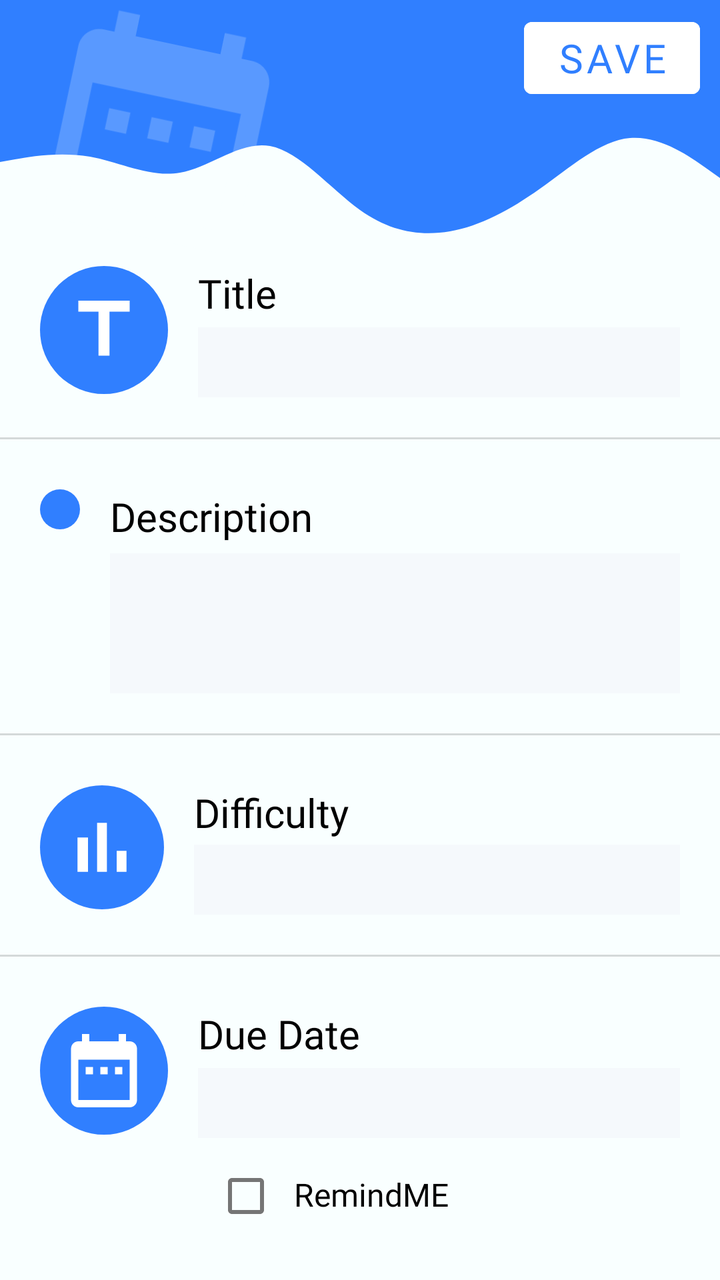
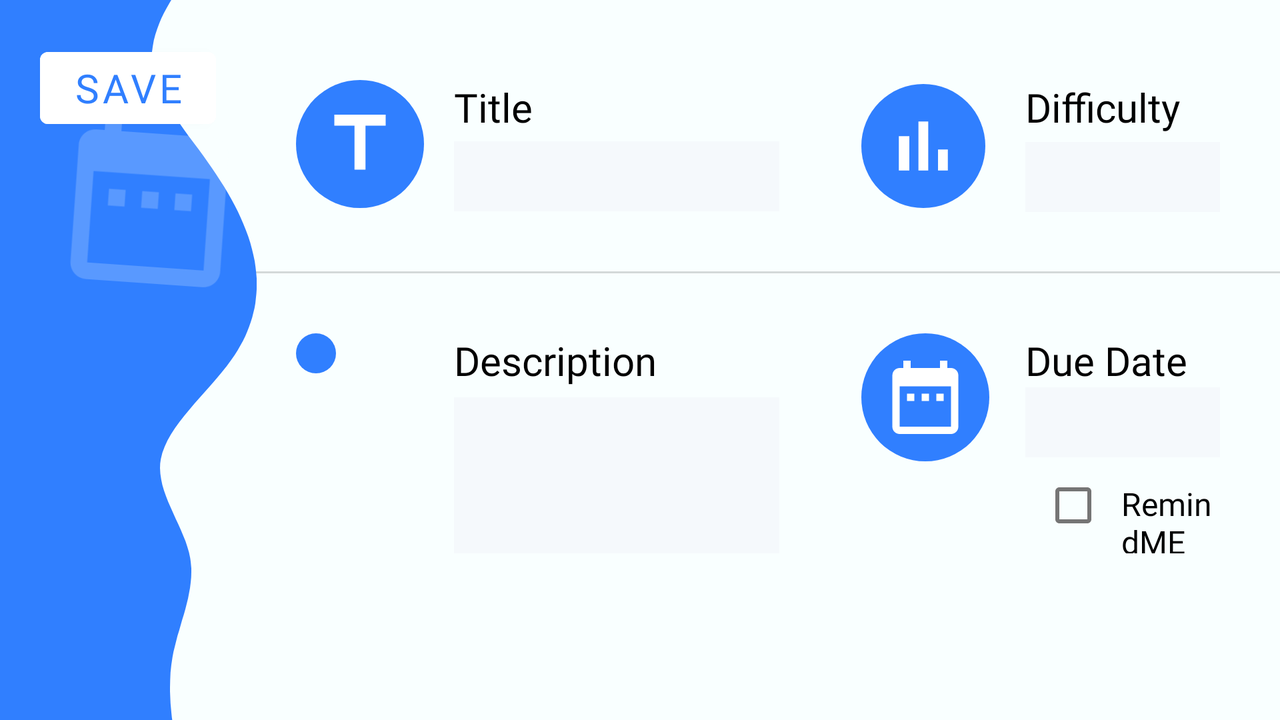

The same Android screen from two of the app's own layout files: first res/layout/ as a phone draws it, then the repository's variant for another configuration, drawn on a device whose configuration selects that folder. Both files follow.
<!-- AndroidManifest.xml: application theme Theme.AndroidRoomSample -->
<!-- res/layout/fragment_add_content.xml -->
<?xml version="1.0" encoding="utf-8"?>
<androidx.constraintlayout.widget.ConstraintLayout xmlns:android="http://schemas.android.com/apk/res/android"
    xmlns:app="http://schemas.android.com/apk/res-auto"
    xmlns:tools="http://schemas.android.com/tools"
    android:layout_width="match_parent"
    android:layout_height="match_parent"
    android:background="@color/primary">

    <View
        android:id="@+id/wave1"
        android:layout_width="match_parent"
        android:layout_height="50dp"
        android:layout_gravity="center"
        android:background="@color/secondary"
        app:layout_constraintEnd_toEndOf="parent"
        app:layout_constraintStart_toStartOf="parent"
        app:layout_constraintTop_toTopOf="parent" />

    <ImageView
        android:id="@+id/wave2"
        android:layout_width="match_parent"
        android:layout_height="wrap_content"
        android:layout_marginTop="45dp"
        android:src="@drawable/ic_wave"
        app:layout_constraintEnd_toEndOf="parent"
        app:layout_constraintStart_toStartOf="parent"
        app:layout_constraintTop_toTopOf="@+id/wave1"
        android:backgroundTint="@color/secondary"/>

    <ImageView
        android:id="@+id/imageView"
        android:layout_width="130dp"
        android:layout_height="130dp"
        android:layout_marginStart="15dp"
        android:rotation="12"
        android:src="@drawable/ic_date"
        app:layout_constraintStart_toStartOf="parent"
        app:layout_constraintTop_toTopOf="@+id/wave1"
        app:tint="#33F9FFFF"
        android:layout_marginLeft="15dp" />

    <ImageView
        android:id="@+id/assignment"
        android:layout_width="120dp"
        android:layout_height="120dp"
        android:layout_marginTop="50dp"
        android:layout_marginEnd="60dp"
        android:rotation="-12"
        android:src="@drawable/ic_assignment"
        app:layout_constraintEnd_toEndOf="parent"
        app:layout_constraintTop_toTopOf="@+id/wave1"
        app:tint="#33F9FFFF"
        android:layout_marginRight="60dp" />

    <Button
        android:id="@+id/addContentButton"
        android:layout_width="wrap_content"
        android:layout_height="wrap_content"
        android:layout_marginTop="5dp"
        android:layout_marginEnd="10dp"
        android:backgroundTint="@color/white"
        android:fontFamily="@font/open_sans"
        android:text="@string/save"
        android:textColor="@color/secondary"
        android:textSize="20dp"
        android:visibility="visible"
        app:layout_constraintEnd_toEndOf="parent"
        app:layout_constraintTop_toTopOf="parent"
        android:layout_marginRight="10dp" />

    <ImageButton
        android:id="@+id/titleButton"
        android:layout_width="wrap_content"
        android:layout_height="wrap_content"
        android:layout_marginStart="20dp"
        android:background="@drawable/round_shape"
        android:padding="10dp"
        android:src="@drawable/ic_title"
        app:layout_constraintStart_toStartOf="parent"
        app:layout_constraintTop_toBottomOf="@+id/wave2"
        android:layout_marginLeft="20dp" />

    <TextView
        android:id="@+id/titleTextView"
        android:layout_width="0dp"
        android:layout_height="wrap_content"
        android:layout_marginStart="15dp"
        android:layout_marginEnd="20dp"
        android:fontFamily="@font/open_sans"
        android:text="@string/title"
        android:textColor="@color/black"
        android:textSize="20dp"
        app:layout_constraintEnd_toEndOf="parent"
        app:layout_constraintHorizontal_bias="0.043"
        app:layout_constraintStart_toEndOf="@+id/titleButton"
        app:layout_constraintTop_toTopOf="@+id/titleButton"
        android:layout_marginLeft="15dp"
        android:layout_marginRight="20dp" />

    <EditText
        android:id="@+id/titleInput"
        android:layout_width="0dp"
        android:layout_height="35dp"
        android:layout_marginStart="15dp"
        android:layout_marginTop="5dp"
        android:background="@color/content"
        android:drawableBottom="@color/black"
        android:fontFamily="@font/open_sans"
        android:paddingLeft="10dp"
        android:textSize="20dp"
        app:layout_constraintBottom_toBottomOf="@+id/titleButton"
        app:layout_constraintEnd_toEndOf="@+id/titleTextView"
        app:layout_constraintStart_toEndOf="@+id/titleButton"
        app:layout_constraintTop_toBottomOf="@+id/titleTextView"
        android:layout_marginLeft="15dp" />

    <View
        android:id="@+id/view"
        android:layout_width="0dp"
        android:layout_height="1dp"
        android:layout_gravity="center"
        android:layout_marginTop="20dp"
        android:background="#26000000"
        app:layout_constraintEnd_toEndOf="parent"
        app:layout_constraintStart_toStartOf="parent"
        app:layout_constraintTop_toBottomOf="@+id/titleInput" />

    <ImageButton
        android:id="@+id/detailsButton"
        android:layout_width="0dp"
        android:layout_height="wrap_content"
        android:layout_marginTop="25dp"
        android:background="@drawable/round_shape"
        android:padding="10dp"
        android:src="@drawable/ic_details"
        app:layout_constraintStart_toStartOf="@+id/titleButton"
        app:layout_constraintTop_toBottomOf="@+id/view" />

    <TextView
        android:id="@+id/detailsTextView"
        android:layout_width="0dp"
        android:layout_height="wrap_content"
        android:layout_marginStart="15dp"
        android:fontFamily="@font/open_sans"
        android:text="@string/description"
        android:textColor="@color/black"
        android:textSize="20dp"
        app:layout_constraintEnd_toEndOf="@+id/titleTextView"
        app:layout_constraintStart_toEndOf="@+id/detailsButton"
        app:layout_constraintTop_toTopOf="@+id/detailsButton"
        android:layout_marginLeft="15dp" />

    <EditText
        android:id="@+id/detailsInput"
        android:layout_width="0dp"
        android:layout_height="70dp"
        android:layout_marginStart="15dp"
        android:layout_marginTop="5dp"
        android:background="@color/content"
        android:drawableBottom="@color/black"
        android:fontFamily="@font/open_sans"
        android:paddingLeft="10dp"
        android:textSize="20dp"
        app:layout_constraintEnd_toEndOf="@+id/detailsTextView"
        app:layout_constraintStart_toEndOf="@+id/detailsButton"
        app:layout_constraintTop_toBottomOf="@+id/detailsTextView"
        android:layout_marginLeft="15dp" />

    <View
        android:id="@+id/view2"
        android:layout_width="0dp"
        android:layout_height="1dp"
        android:layout_gravity="center"
        android:layout_marginTop="20dp"
        android:background="#26000000"
        app:layout_constraintEnd_toEndOf="parent"
        app:layout_constraintStart_toStartOf="parent"
        app:layout_constraintTop_toBottomOf="@+id/detailsInput" />


    <ImageButton
        android:id="@+id/difficultyButton"
        android:layout_width="0dp"
        android:layout_height="wrap_content"
        android:layout_marginTop="25dp"
        android:background="@drawable/round_shape"
        android:padding="10dp"
        android:src="@drawable/ic_difficulty"
        app:layout_constraintStart_toStartOf="@+id/detailsButton"
        app:layout_constraintTop_toBottomOf="@+id/view2" />

    <TextView
        android:id="@+id/difficultyTextView"
        android:layout_width="0dp"
        android:layout_height="wrap_content"
        android:layout_marginStart="15dp"
        android:fontFamily="@font/open_sans"
        android:text="@string/difficulty"
        android:textColor="@color/black"
        android:textSize="20dp"
        app:layout_constraintEnd_toEndOf="@+id/detailsTextView"
        app:layout_constraintStart_toEndOf="@+id/difficultyButton"
        app:layout_constraintTop_toTopOf="@+id/difficultyButton"
        android:layout_marginLeft="15dp" />

    <Spinner
        android:id="@+id/difficultyInput"
        android:layout_width="0dp"
        android:layout_height="35dp"
        android:layout_marginStart="15dp"
        android:layout_marginTop="5dp"
        android:background="@color/content"
        android:fontFamily="@font/open_sans"
        app:layout_constraintBottom_toBottomOf="@+id/difficultyButton"
        app:layout_constraintEnd_toEndOf="@+id/difficultyTextView"
        app:layout_constraintStart_toEndOf="@+id/difficultyButton"
        app:layout_constraintTop_toBottomOf="@+id/difficultyTextView"
        android:layout_marginLeft="15dp" />

    <View
        android:id="@+id/view3"
        android:layout_width="0dp"
        android:layout_height="1dp"
        android:layout_gravity="center"
        android:layout_marginTop="20dp"
        android:background="#26000000"
        app:layout_constraintEnd_toEndOf="parent"
        app:layout_constraintStart_toStartOf="parent"
        app:layout_constraintTop_toBottomOf="@+id/difficultyInput" />

    <ImageButton
        android:id="@+id/dueDateButton"
        android:layout_width="0dp"
        android:layout_height="wrap_content"
        android:layout_marginTop="25dp"
        android:background="@drawable/round_shape"
        android:padding="10dp"
        android:src="@drawable/ic_date"
        app:layout_constraintStart_toStartOf="@+id/difficultyButton"
        app:layout_constraintTop_toBottomOf="@+id/view3" />

    <TextView
        android:id="@+id/dueDateTextView"
        android:layout_width="0dp"
        android:layout_height="wrap_content"
        android:layout_marginStart="15dp"
        android:fontFamily="@font/open_sans"
        android:text="@string/dueDate"
        android:textColor="@color/black"
        android:textSize="20dp"
        app:layout_constraintEnd_toEndOf="@+id/difficultyTextView"
        app:layout_constraintStart_toEndOf="@+id/dueDateButton"
        app:layout_constraintTop_toTopOf="@+id/dueDateButton"
        android:layout_marginLeft="15dp" />

    <LinearLayout
        android:id="@+id/datePicker"
        android:layout_width="0dp"
        android:layout_height="wrap_content"
        android:layout_marginStart="15dp"
        android:layout_marginTop="5dp"
        android:orientation="horizontal"
        app:layout_constraintBottom_toBottomOf="@+id/dueDateButton"
        app:layout_constraintEnd_toEndOf="@+id/dueDateTextView"
        app:layout_constraintStart_toEndOf="@+id/dueDateButton"
        app:layout_constraintTop_toBottomOf="@+id/dueDateTextView"
        android:layout_marginLeft="15dp">

        <TextView
            android:id="@+id/dueDateInput"
            android:layout_width="match_parent"
            android:layout_height="35dp"
            android:layout_weight="1"
            android:background="@color/content"
            android:drawableBottom="@color/black"
            android:fontFamily="@font/open_sans"
            android:inputType="date"
            android:paddingLeft="10dp"
            android:textSize="20dp"
            app:layout_constraintVertical_bias="0.0" />

    </LinearLayout>

    <LinearLayout
        android:id="@+id/linearLayout3"
        android:layout_width="0dp"
        android:layout_height="wrap_content"
        android:layout_marginTop="5dp"
        android:orientation="horizontal"
        app:layout_constraintEnd_toEndOf="@+id/datePicker"
        app:layout_constraintStart_toStartOf="@+id/datePicker"
        app:layout_constraintTop_toBottomOf="@+id/datePicker">

        <CheckBox
            android:id="@+id/remindMeBox"
            android:layout_width="wrap_content"
            android:layout_height="wrap_content" />

        <TextView
            android:id="@+id/remindMeTextView"
            android:layout_width="wrap_content"
            android:layout_height="wrap_content"
            android:fontFamily="@font/open_sans"
            android:text="@string/remindME"
            android:textSize="16dp"
            android:textColor="@color/black"/>
    </LinearLayout>

</androidx.constraintlayout.widget.ConstraintLayout>
<!-- resources referenced by this layout -->
<resources>
  <color name="black">#FF000000</color>
  <color name="content">#F5F9FC</color>
  <color name="primary">#F9FFFF</color>
  <color name="secondary">#307FFF</color>
  <color name="white">#FFFFFFFF</color>
  <!-- drawable ic_date (drawable-v24) -->
  <vector android:height="44dp" android:tint="#FFFFFF"
      android:viewportHeight="24" android:viewportWidth="24"
      android:width="44dp" xmlns:android="http://schemas.android.com/apk/res/android">
      <path android:fillColor="@android:color/white" android:pathData="M9,11L7,11v2h2v-2zM13,11h-2v2h2v-2zM17,11h-2v2h2v-2zM19,4h-1L18,2h-2v2L8,4L8,2L6,2v2L5,4c-1.11,0 -1.99,0.9 -1.99,2L3,20c0,1.1 0.89,2 2,2h14c1.1,0 2,-0.9 2,-2L21,6c0,-1.1 -0.9,-2 -2,-2zM19,20L5,20L5,9h14v11z"/>
  </vector>
  <!-- drawable ic_difficulty (drawable-v24) -->
  <vector android:height="42dp" android:tint="#FFFFFF"
      android:viewportHeight="24" android:viewportWidth="24"
      android:width="42dp" xmlns:android="http://schemas.android.com/apk/res/android">
      <path android:fillColor="@android:color/white" android:pathData="M5,9.2h3L8,19L5,19zM10.6,5h2.8v14h-2.8zM16.2,13L19,13v6h-2.8z"/>
  </vector>
  <!-- drawable ic_title (drawable-v24) -->
  <vector android:height="44dp" android:tint="#FFFFFF"
      android:viewportHeight="24" android:viewportWidth="24"
      android:width="44dp" xmlns:android="http://schemas.android.com/apk/res/android">
      <path android:fillColor="@android:color/white" android:pathData="M5,4v3h5.5v12h3V7H19V4z"/>
  </vector>
  <!-- drawable ic_wave (drawable-v24) -->
  <vector android:height="88dp" android:viewportHeight="320"
      android:viewportWidth="1440" android:width="396dp" xmlns:android="http://schemas.android.com/apk/res/android">
      <path android:fillColor="#307FFF" android:pathData="M0,128L30,122.7C60,117 120,107 180,117.3C240,128 300,160 360,149.3C420,139 480,85 540,96C600,107 660,181 720,224C780,267 840,277 900,266.7C960,256 1020,224 1080,181.3C1140,139 1200,85 1260,80C1320,75 1380,117 1410,138.7L1440,160L1440,0L1410,0C1380,0 1320,0 1260,0C1200,0 1140,0 1080,0C1020,0 960,0 900,0C840,0 780,0 720,0C660,0 600,0 540,0C480,0 420,0 360,0C300,0 240,0 180,0C120,0 60,0 30,0L0,0Z"/>
  </vector>
  <!-- drawable round_shape (drawable-v24) -->
  <?xml version="1.0" encoding="utf-8"?>
  <shape xmlns:android="http://schemas.android.com/apk/res/android">
      <solid android:color="@color/secondary" />
      <corners android:radius="1000dp" />
  </shape>
  <string name="description">Description</string>
  <string name="difficulty">Difficulty</string>
  <string name="dueDate">Due Date</string>
  <string name="remindME">RemindME</string>
  <string name="save">Save</string>
  <string name="title">Title</string>
  <style name="Theme.AndroidRoomSample" parent="Theme.MaterialComponents.DayNight.DarkActionBar">
          
          <item name="colorPrimary">@color/white</item>
          <item name="colorPrimaryVariant">@color/purple_700</item>
          <item name="colorOnPrimary">@color/white</item>
          
          <item name="colorSecondary">@color/teal_200</item>
          <item name="colorSecondaryVariant">@color/teal_700</item>
          <item name="colorOnSecondary">@color/black</item>
          
          <item name="android:statusBarColor" tools:targetApi="l">?attr/colorPrimaryVariant</item>
          
      </style>
  <color name="purple_700">#FF3700B3</color>
  <color name="teal_200">#FF03DAC5</color>
  <color name="teal_700">#FF018786</color>
</resources>
<!-- res/layout-land/fragment_add_content.xml (the repository's variant of the layout above) -->
<!-- drawn on the phone turned sideways -->
<?xml version="1.0" encoding="utf-8"?>
<androidx.constraintlayout.widget.ConstraintLayout xmlns:android="http://schemas.android.com/apk/res/android"
    xmlns:app="http://schemas.android.com/apk/res-auto"
    xmlns:tools="http://schemas.android.com/tools"
    android:layout_width="match_parent"
    android:layout_height="match_parent"
    android:background="@color/primary">

    <Button
        android:id="@+id/addContentButton"
        android:layout_width="wrap_content"
        android:layout_height="wrap_content"
        android:layout_marginStart="20dp"
        android:layout_marginLeft="20dp"
        android:layout_marginTop="20dp"
        android:backgroundTint="@color/white"
        android:fontFamily="@font/open_sans"
        android:text="@string/save"
        android:textColor="@color/secondary"
        android:textSize="20dp"
        android:visibility="visible"
        app:layout_constraintStart_toStartOf="parent"
        app:layout_constraintTop_toTopOf="parent" />

    <View
        android:id="@+id/view"
        android:layout_width="match_parent"
        android:layout_height="1dp"
        android:layout_gravity="center"
        android:layout_marginTop="30dp"
        android:background="#26000000"
        app:layout_constraintTop_toBottomOf="@+id/titleInput"
        tools:layout_editor_absoluteX="0dp" />

    <View
        android:id="@+id/wave1"
        android:layout_width="60dp"
        android:layout_height="match_parent"
        android:layout_gravity="center"
        android:background="@color/secondary"
        android:backgroundTint="@color/secondary"
        app:layout_constraintStart_toStartOf="parent"
        app:layout_constraintTop_toTopOf="parent" />


    <ImageView
        android:id="@+id/wave2"
        android:layout_width="396dp"
        android:layout_height="wrap_content"
        android:rotation="-90"
        android:src="@drawable/ic_wave"
        android:translationX="-100dp"
        app:layout_constraintBottom_toBottomOf="parent"
        app:layout_constraintStart_toStartOf="parent"
        app:layout_constraintTop_toTopOf="parent" />

    <ImageView
        android:id="@+id/imageView"
        android:layout_width="100dp"
        android:layout_height="100dp"
        android:layout_marginStart="25dp"
        android:layout_marginTop="50dp"
        android:rotation="4"
        android:src="@drawable/ic_date"
        app:layout_constraintStart_toStartOf="parent"
        app:layout_constraintTop_toTopOf="@+id/wave1"
        app:tint="#33F9FFFF"
        android:layout_marginLeft="25dp" />

    <ImageView
        android:id="@+id/assignment"
        android:layout_width="120dp"
        android:layout_height="120dp"
        android:rotation="-12"
        android:src="@drawable/ic_assignment"
        app:layout_constraintBottom_toBottomOf="parent"
        app:layout_constraintStart_toStartOf="parent"
        app:tint="#33F9FFFF" />

    <Button
        android:id="@+id/sendButton"
        android:layout_width="wrap_content"
        android:layout_height="wrap_content"
        android:layout_marginTop="10dp"
        android:backgroundTint="@color/secondary"
        android:text="SAVE"
        android:visibility="invisible"
        app:layout_constraintStart_toStartOf="parent"
        app:layout_constraintTop_toTopOf="parent" />

    <View
        android:id="@+id/view3"
        android:layout_width="1dp"
        android:layout_height="wrap_content"
        android:layout_gravity="center"
        android:layout_marginStart="180dp"
        android:layout_marginLeft="180dp"
        android:background="#26000000"
        android:visibility="invisible"
        app:layout_constraintBottom_toBottomOf="parent"
        app:layout_constraintEnd_toEndOf="parent"
        app:layout_constraintStart_toStartOf="parent"
        app:layout_constraintTop_toTopOf="parent" />

    <ImageButton
        android:id="@+id/titleButton"
        android:layout_width="wrap_content"
        android:layout_height="wrap_content"
        android:layout_marginStart="40dp"
        android:layout_marginLeft="40dp"
        android:layout_marginTop="20dp"
        android:background="@drawable/round_shape"
        android:padding="10dp"
        android:src="@drawable/ic_title"
        app:layout_constraintStart_toEndOf="@+id/addContentButton"
        app:layout_constraintTop_toTopOf="@+id/addContentButton" />

    <TextView
        android:id="@+id/titleTextView"
        android:layout_width="0dp"
        android:layout_height="wrap_content"
        android:layout_marginStart="15dp"
        android:layout_marginLeft="15dp"
        android:layout_marginEnd="20dp"
        android:layout_marginRight="20dp"
        android:fontFamily="@font/open_sans"
        android:text="@string/title"
        android:textColor="@color/black"
        android:textSize="20dp"
        app:layout_constraintEnd_toStartOf="@+id/view3"
        app:layout_constraintStart_toEndOf="@+id/titleButton"
        app:layout_constraintTop_toTopOf="@+id/titleButton" />

    <EditText
        android:id="@+id/titleInput"
        android:layout_width="0dp"
        android:layout_height="35dp"
        android:layout_marginStart="15dp"
        android:layout_marginTop="5dp"
        android:background="@color/content"
        android:drawableBottom="@color/black"
        android:editable="true"
        android:fontFamily="@font/open_sans"
        android:paddingLeft="10dp"
        android:textSize="20dp"
        app:layout_constraintBottom_toBottomOf="@+id/titleButton"
        app:layout_constraintEnd_toEndOf="@+id/titleTextView"
        app:layout_constraintStart_toEndOf="@+id/titleButton"
        app:layout_constraintTop_toBottomOf="@+id/titleTextView"
        android:layout_marginLeft="15dp" />

    <ImageButton
        android:id="@+id/detailsButton"
        android:layout_width="0dp"
        android:layout_height="wrap_content"
        android:layout_marginTop="30dp"
        android:background="@drawable/round_shape"
        android:padding="10dp"
        android:src="@drawable/ic_details"
        app:layout_constraintStart_toStartOf="@+id/titleButton"
        app:layout_constraintTop_toBottomOf="@+id/view" />

    <TextView
        android:id="@+id/detailsTextView"
        android:layout_width="0dp"
        android:layout_height="wrap_content"
        android:fontFamily="@font/open_sans"
        android:text="@string/description"
        android:textColor="@color/black"
        android:textSize="20dp"
        app:layout_constraintEnd_toEndOf="@+id/titleTextView"
        app:layout_constraintStart_toStartOf="@+id/titleTextView"
        app:layout_constraintTop_toTopOf="@+id/detailsButton" />

    <EditText
        android:id="@+id/detailsInput"
        android:layout_width="0dp"
        android:layout_height="0dp"
        android:layout_marginTop="5dp"
        android:background="@color/content"
        android:drawableBottom="@color/black"
        android:editable="true"
        android:fontFamily="@font/open_sans"
        android:paddingLeft="10dp"
        android:textSize="20dp"
        app:layout_constraintBottom_toBottomOf="@+id/linearLayout2"
        app:layout_constraintEnd_toEndOf="@+id/detailsTextView"
        app:layout_constraintStart_toStartOf="@+id/detailsTextView"
        app:layout_constraintTop_toBottomOf="@+id/detailsTextView" />

    <ImageButton
        android:id="@+id/difficultyButton"
        android:layout_width="0dp"
        android:layout_height="wrap_content"
        android:layout_marginStart="20dp"
        android:background="@drawable/round_shape"
        android:padding="10dp"
        android:src="@drawable/ic_difficulty"
        app:layout_constraintBottom_toBottomOf="@+id/titleInput"
        app:layout_constraintStart_toEndOf="@+id/view3"
        app:layout_constraintTop_toTopOf="@+id/titleTextView"
        android:layout_marginLeft="20dp" />

    <TextView
        android:id="@+id/difficultyTextView"
        android:layout_width="0dp"
        android:layout_height="wrap_content"
        android:layout_marginStart="20dp"
        android:layout_marginEnd="30dp"
        android:fontFamily="@font/open_sans"
        android:text="@string/difficulty"
        android:textColor="@color/black"
        android:textSize="20dp"
        app:layout_constraintBottom_toBottomOf="@+id/titleTextView"
        app:layout_constraintEnd_toEndOf="parent"
        app:layout_constraintStart_toEndOf="@+id/difficultyButton"
        app:layout_constraintTop_toTopOf="@+id/titleTextView"
        android:layout_marginLeft="20dp"
        android:layout_marginRight="30dp" />

    <Spinner
        android:id="@+id/difficultyInput"
        android:layout_width="0dp"
        android:layout_height="35dp"
        android:layout_marginTop="4dp"
        android:background="@color/content"
        android:drawableBottom="@color/black"
        android:fontFamily="@font/open_sans"
        android:paddingLeft="10dp"
        android:textSize="20dp"
        app:layout_constraintEnd_toEndOf="@+id/difficultyTextView"
        app:layout_constraintStart_toStartOf="@+id/difficultyTextView"
        app:layout_constraintTop_toBottomOf="@+id/difficultyTextView" />

    <ImageButton
        android:id="@+id/dueDateButton"
        android:layout_width="0dp"
        android:layout_height="wrap_content"
        android:background="@drawable/round_shape"
        android:padding="10dp"
        android:src="@drawable/ic_date"
        app:layout_constraintStart_toStartOf="@+id/difficultyButton"
        app:layout_constraintTop_toTopOf="@+id/detailsButton" />

    <TextView
        android:id="@+id/dueDateTextView"
        android:layout_width="0dp"
        android:layout_height="wrap_content"
        android:fontFamily="@font/open_sans"
        android:text="@string/dueDate"
        android:textColor="@color/black"
        android:textSize="20dp"
        app:layout_constraintEnd_toEndOf="@+id/difficultyTextView"
        app:layout_constraintStart_toStartOf="@+id/difficultyTextView"
        app:layout_constraintTop_toTopOf="@+id/dueDateButton" />

    <LinearLayout
        android:id="@+id/datePicker"
        android:layout_width="0dp"
        android:layout_height="wrap_content"
        android:orientation="horizontal"
        app:layout_constraintEnd_toEndOf="@+id/dueDateTextView"
        app:layout_constraintStart_toStartOf="@+id/dueDateTextView"
        app:layout_constraintTop_toBottomOf="@+id/dueDateTextView">

        <TextView
            android:id="@+id/dueDateInput"
            android:layout_width="match_parent"
            android:layout_height="35dp"
            android:layout_weight="1"
            android:background="@color/content"
            android:drawableBottom="@color/black"
            android:fontFamily="@font/open_sans"
            android:inputType="date"
            android:paddingLeft="10dp"
            android:textSize="20dp"
            app:layout_constraintVertical_bias="0.0" />

    </LinearLayout>

    <LinearLayout
        android:id="@+id/linearLayout2"
        android:layout_width="0dp"
        android:layout_height="48dp"
        android:orientation="horizontal"
        app:layout_constraintEnd_toEndOf="@+id/datePicker"
        app:layout_constraintStart_toStartOf="@+id/datePicker"
        app:layout_constraintTop_toBottomOf="@+id/datePicker">

        <CheckBox
            android:id="@+id/remindMeBox"
            android:layout_width="wrap_content"
            android:layout_height="wrap_content"
            android:editable="false" />

        <TextView
            android:id="@+id/remindMeTextView"
            android:layout_width="wrap_content"
            android:layout_height="wrap_content"
            android:fontFamily="@font/open_sans"
            android:text="@string/remindME"
            android:textSize="16dp"
            android:textColor="@color/black"/>

    </LinearLayout>

</androidx.constraintlayout.widget.ConstraintLayout>
